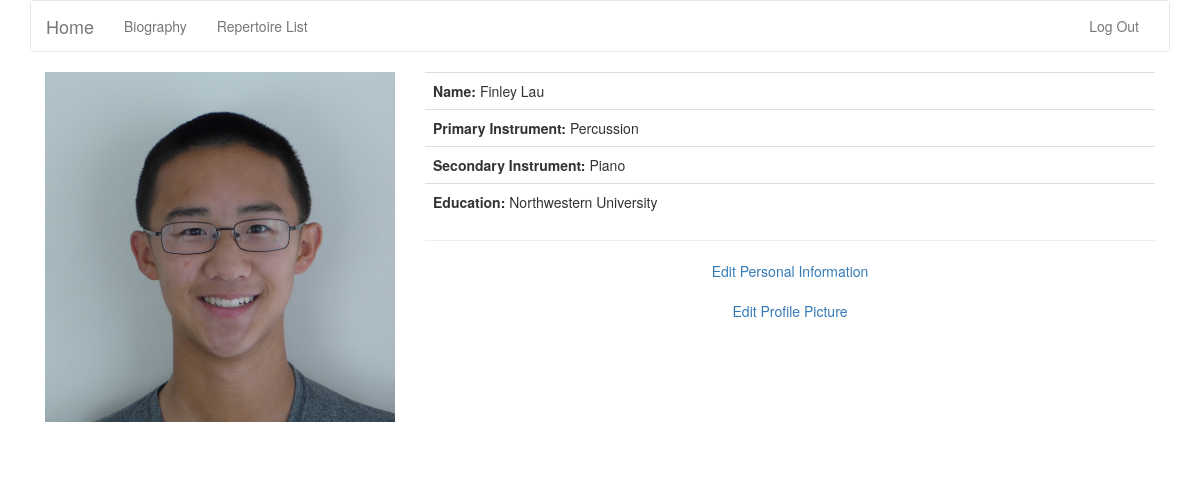
The page / (signed in) on the database its author committed.
### tables this page shows
CREATE TABLE 'personal_info' ('user_id' INTEGER PRIMARY KEY NOT NULL, 'education' TEXT, 'primary_instrument' TEXT, 'secondary_instrument' TEXT, 'profile_picture' TEXT);

### application.py (the view)
@app.route("/")
@login_required
def index():
    user = db.execute("SELECT * FROM users JOIN personal_info ON users.id = personal_info.user_id WHERE user_id = :user_id", user_id = session["user_id"])
    if len(user) < 1:
        return redirect(url_for("personalinfo"))
    first_name = str.capitalize(user[0]["first_name"])
    last_name = str.capitalize(user[0]["last_name"])
    full_name = first_name + " " + last_name
    education = user[0]["education"]
    primary_instrument = str.capitalize(user[0]["primary_instrument"])
    secondary_instrument = str.capitalize(user[0]["secondary_instrument"])
    pic_name = user[0]["profile_picture"]
    if pic_name == None:
        return redirect(url_for("upload"))
    profile_picture = "/static/uploads/img/" + pic_name
    return render_template("index.html", full_name = full_name, education = education, primary_instrument = primary_instrument, secondary_instrument = secondary_instrument, profile_picture = profile_picture)

### helpers.py (called while the page is built)
def login_required(f):
    @wraps(f)
    def decorated_function(*args, **kwargs):
        if session.get("user_id") is None:
            return redirect(url_for("login", next=request.url))
        return f(*args, **kwargs)
    return decorated_function

### templates/index.html (shortened to what this page needs)
{% extends "layout.html" %}
{% block main %}
    <div class="container-fluid" style="padding-bottom: 30px">
        <div class="row">
            <div class="col-sm-4">
                <img src="{{profile_picture}}" id="propic" alt="Sorry" />
            </div>
            <div class="col-sm-8">
                <table class="table">
                    <tr>
                        <td><b>Name: </b>{{full_name}}</td>
                    </tr>
                    <tr>
                        <td><b>Primary Instrument: </b>{{primary_instrument}}</td>
                    </tr>
                    <tr>
                        <td><b>Secondary Instrument: </b>{{secondary_instrument}}</td>
                    </tr>
                    <tr>
                        <td><b>Education: </b>{{education}}</td>
                    </tr>
                </table>
                <hr>
                <a href="{{url_for("editpersonalinfo")}}">Edit Personal Information</a>
                <br>
                <br>
                <a href="{{url_for("editupload")}}">Edit Profile Picture</a>
            </div>
        </div>
    </div>
{% endblock %}

### static/styles.css (style rules this page uses)
.container-fluid { margin-left: auto; margin-right: auto; text-align: center; }
main img { max-width: 100%; }
main td { text-align: left; }
.table { width: 100%; max-width: 100%; margin-bottom: 20px; }
.table { background-color: transparent; }
.table { border-spacing: 0; border-collapse: collapse; }
body { background-image: url("http://www.photos-public-domain.com/wp-content/uploads/2012/07/sheet-music-texture.jpg"); background-size:100%; }
div { background-color: white; }
#propic { max-width:100%; max-height:100%; }

### rows shown on the page
personal_info: primary_instrument "Percussion", secondary_instrument "Piano", education "Northwestern University"

### other values the page prints
{{ full_name }} "Finley Lau"
